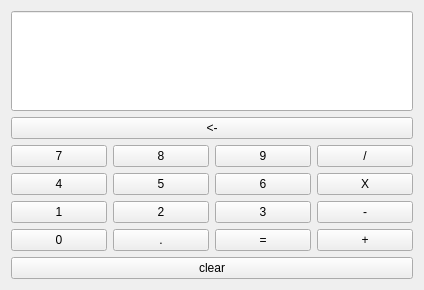
<?xml version="1.0" encoding="UTF-8"?>
<ui version="4.0">
 <class>Form</class>
 <widget class="QWidget" name="Form">
  <property name="geometry">
   <rect>
    <x>0</x>
    <y>0</y>
    <width>424</width>
    <height>281</height>
   </rect>
  </property>
  <property name="windowTitle">
   <string>Calculator</string>
  </property>
  <layout class="QVBoxLayout" name="verticalLayout_2">
   <item>
    <layout class="QVBoxLayout" name="verticalLayout">
     <item>
      <widget class="QLineEdit" name="lineEdit">
       <property name="minimumSize">
        <size>
         <width>0</width>
         <height>100</height>
        </size>
       </property>
      </widget>
     </item>
     <item>
      <widget class="QPushButton" name="pushButton_back">
       <property name="text">
        <string>&lt;-</string>
       </property>
      </widget>
     </item>
     <item>
      <layout class="QHBoxLayout" name="horizontalLayout">
       <item>
        <widget class="QPushButton" name="pushButton_7">
         <property name="text">
          <string>7</string>
         </property>
        </widget>
       </item>
       <item>
        <widget class="QPushButton" name="pushButton_8">
         <property name="text">
          <string>8</string>
         </property>
        </widget>
       </item>
       <item>
        <widget class="QPushButton" name="pushButton_9">
         <property name="text">
          <string>9</string>
         </property>
        </widget>
       </item>
       <item>
        <widget class="QPushButton" name="pushButton_div">
         <property name="text">
          <string>/</string>
         </property>
        </widget>
       </item>
      </layout>
     </item>
     <item>
      <layout class="QHBoxLayout" name="horizontalLayout_2">
       <item>
        <widget class="QPushButton" name="pushButton_4">
         <property name="text">
          <string>4</string>
         </property>
        </widget>
       </item>
       <item>
        <widget class="QPushButton" name="pushButton_5">
         <property name="text">
          <string>5</string>
         </property>
        </widget>
       </item>
       <item>
        <widget class="QPushButton" name="pushButton_6">
         <property name="text">
          <string>6</string>
         </property>
        </widget>
       </item>
       <item>
        <widget class="QPushButton" name="pushButton_mul">
         <property name="text">
          <string>X</string>
         </property>
        </widget>
       </item>
      </layout>
     </item>
     <item>
      <layout class="QHBoxLayout" name="horizontalLayout_3">
       <item>
        <widget class="QPushButton" name="pushButton_1">
         <property name="text">
          <string>1</string>
         </property>
        </widget>
       </item>
       <item>
        <widget class="QPushButton" name="pushButton_2">
         <property name="text">
          <string>2</string>
         </property>
        </widget>
       </item>
       <item>
        <widget class="QPushButton" name="pushButton_3">
         <property name="text">
          <string>3</string>
         </property>
        </widget>
       </item>
       <item>
        <widget class="QPushButton" name="pushButton_sub">
         <property name="text">
          <string>-</string>
         </property>
        </widget>
       </item>
      </layout>
     </item>
     <item>
      <layout class="QHBoxLayout" name="horizontalLayout_4">
       <item>
        <widget class="QPushButton" name="pushButton_0">
         <property name="text">
          <string>0</string>
         </property>
        </widget>
       </item>
       <item>
        <widget class="QPushButton" name="pushButton_dot">
         <property name="text">
          <string>.</string>
         </property>
        </widget>
       </item>
       <item>
        <widget class="QPushButton" name="pushButton_enter">
         <property name="text">
          <string>=</string>
         </property>
        </widget>
       </item>
       <item>
        <widget class="QPushButton" name="pushButton_add">
         <property name="text">
          <string>+</string>
         </property>
        </widget>
       </item>
      </layout>
     </item>
    </layout>
   </item>
   <item>
    <widget class="QPushButton" name="pushButton_clear">
     <property name="text">
      <string>clear</string>
     </property>
    </widget>
   </item>
  </layout>
 </widget>
 <resources/>
 <connections/>
</ui>
